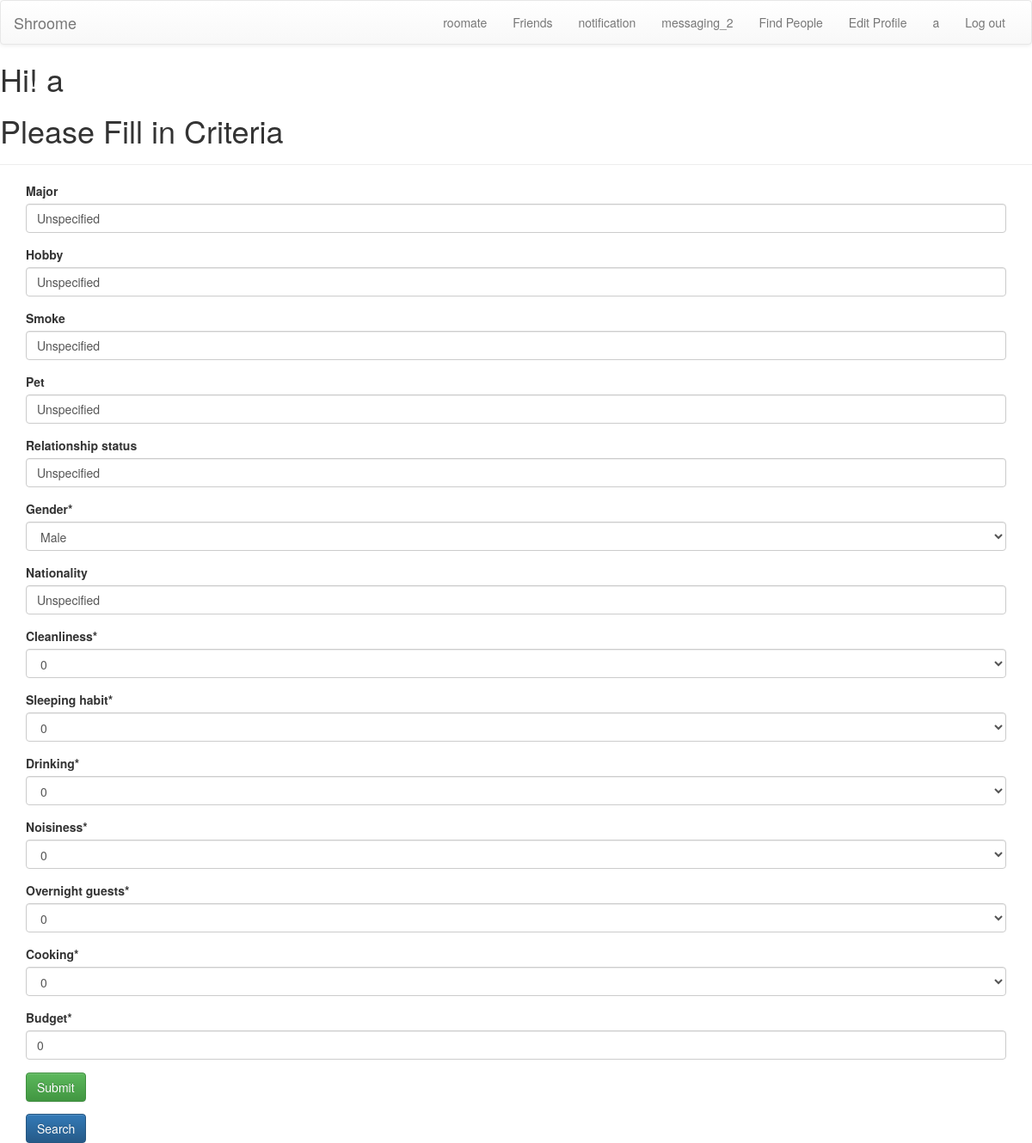
Page /roomate/ (signed in) on the committed database.
### roomate/models.py (models this page shows)
class Criteria(models.Model):
	user_uuid = models.UUIDField(default=uuid.uuid4, editable=False)
	major = models.CharField(max_length=50,null=True,blank=True,default = "Unspecified")
	hobby = models.CharField(max_length=50,null=True,blank=True,default = "Unspecified")
	smoke = models.CharField(max_length=50,null=True,blank=True,default = "Unspecified")
	pet = models.CharField(max_length=50,null=True,blank=True,default = "Unspecified")
	relationship_status = models.CharField(max_length=50,null=True,blank=True,default = "Unspecified")
	gender = models.CharField(max_length=1,choices=constants.GENDER_CHOICES,default='U')
	nationality = models.CharField(max_length=50,null=True,blank=True,default = "Unspecified")
	cleanliness = models.IntegerField(choices= constants.LEVEL,default = 0)
	sleeping_habit = models.IntegerField(choices= constants.LEVEL,default = 0)
	drinking = models.IntegerField(choices= constants.LEVEL,default = 0)
	noisiness = models.IntegerField(choices= constants.LEVEL,default = 0)
	overnight_guests = models.IntegerField(choices= constants.LEVEL,default = 0)
	cooking = models.IntegerField(choices= constants.LEVEL,default = 0)
	budget = models.IntegerField(default = 0)

### roomate/views.py (the view)
# urls.py: url(r'^roomate/$','roomate.views.criteria_view',name='criteria_view'),
def criteria_view(request):
	currentUser = Profile.objects.get(user=request.user)
	form = CriteriaForm(request.POST or None , instance = currentUser.searchCriteria or None)
	if request.method == "POST":
		if form.is_valid():
			print request.POST
			searchCriteriaForm = form.save()
			currentUser.searchCriteria = searchCriteriaForm
			currentUser.save()
	context ={'form':form}
	return render(request,'roomate.html',context)

### roomate/forms.py
class CriteriaForm(ModelForm):
	class Meta:
		model = Criteria
		exclude = ['user_uuid']

### templates/roomate.html
{% load staticfiles %}
{% load crispy_forms_tags %}
<html>
	<body>
		<link rel="stylesheet" href="{% static "myprofile.css" %}">
		{% include 'navbar.html' %}
		<h1>Hi! {{ user.username }}</h1>
		<h1> Please Fill in Criteria </h1>
		<hr>
		<div class = "container">
				    	<form action="" method="post">{% csrf_token %}
							{{ form | crispy }}
					        <input class='btn btn-success' type="submit" value="Submit" />
           				</form>
           				<a href = "../match_result" class = 'btn btn-primary'> Search</a>
		</div>
	</body>
</html>

### templates/navbar.html (shortened to what this page needs)
{% load crispy_forms_tags %}
  <link rel="stylesheet" href="https://maxcdn.bootstrapcdn.com/bootstrap/3.3.5/css/bootstrap.min.css">
  <link rel="stylesheet" href="https://maxcdn.bootstrapcdn.com/bootstrap/3.3.5/css/bootstrap-theme.min.css">
  <link rel="stylesheet" href="">
<nav class="navbar navbar-default ">
    <div class="container-fluid">
        <div class="navbar-header">
            <a class="navbar-brand" href="/">Shroome</a>
        </div>
        <div class="collapse navbar-collapse" id="navbar-collapse">
            <ul class="nav navbar-nav navbar-right ">
				{% if user.is_authenticated %}
          <li class = "navbar-menu"><a href="http://{{ request.get_host }}/roomate">roomate</a></li>
			        <li class = "navbar-menu"><a href="http://{{ request.get_host }}/show_friends/"> Friends</a></li>
					<li class = "navbar-menu"><a href="http://{{ request.get_host }}/notification/">notification</a></li>
 					<li class = "navbar-menu"><a href="http://{{ request.get_host }}/messaging_2/">messaging_2</a></li>
					<li class = "navbar-menu"><a href="http://{{ request.get_host }}/find_people/">Find People</a></li>
			        <li class = "navbar-menu"><a href="http://{{ request.get_host }}/edit_profile/"> Edit Profile</a></li>
			        <li class = "navbar-menu"><a href="http://{{ request.get_host }}/myprofile/"> {{user.username}}</a></li>
			        <li class = "navbar-menu" id = "logout-button"><a href="http://{{ request.get_host }}/logout/">Log out</a></li>
			    {% endif %}
  			</ul>
        </div>
    </div>
</nav>

### static/myprofile.css (style rules this page uses)
body { background-color: #b0c4de; }

### rows in the picture
Criteria: major "Unspecified", hobby "Unspecified", smoke "Unspecified", pet "Unspecified", relationship_status "Unspecified", gender "Male", nationality "Unspecified", cleanliness "0", sleeping_habit "0", drinking "0", noisiness "0", overnight_guests "0", cooking "0", budget "0"

### other values in the picture
{{ user.username }} "a"
